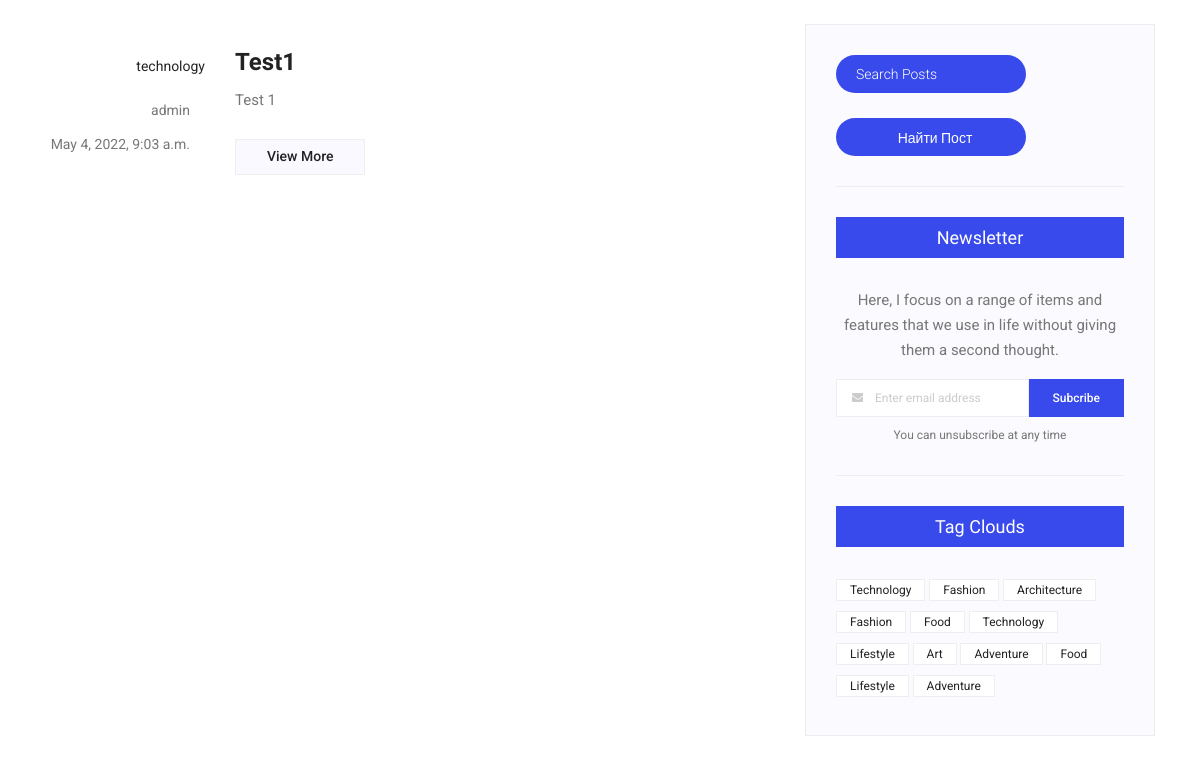
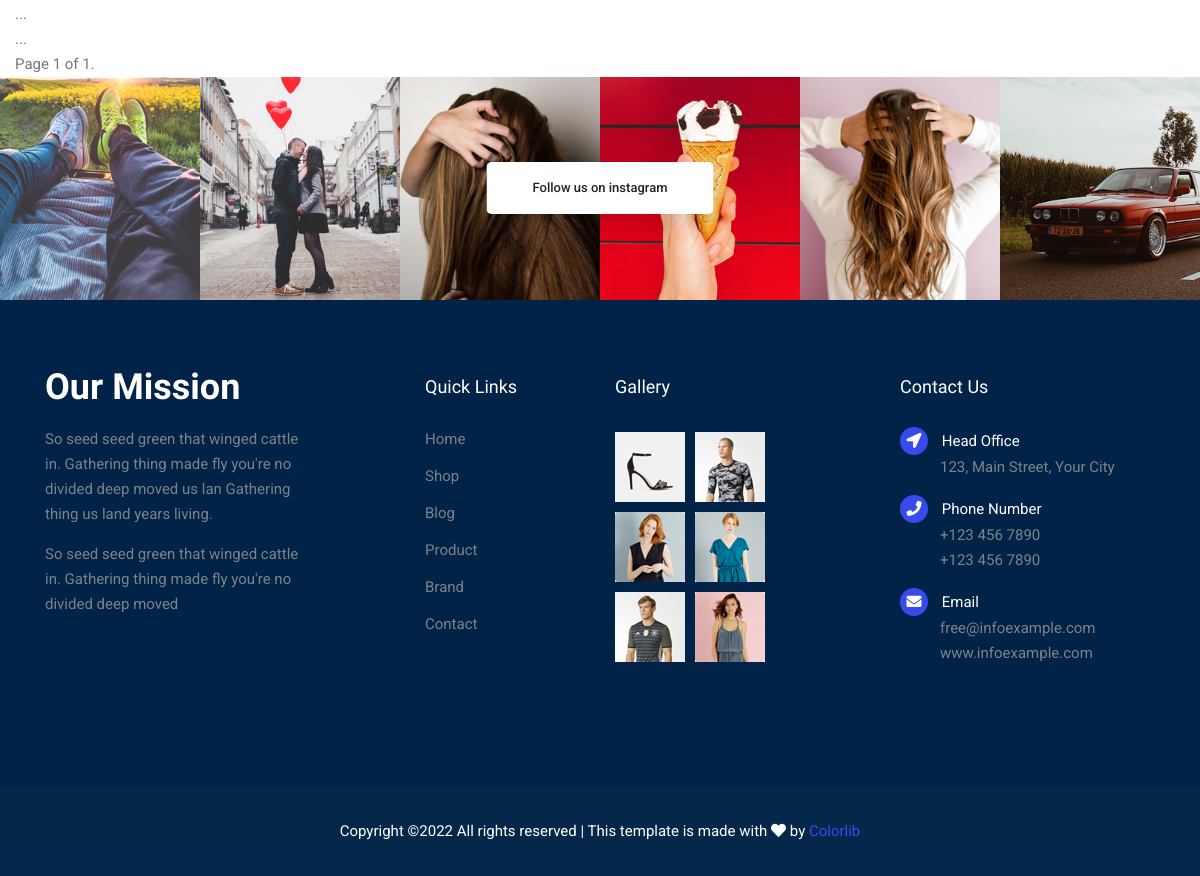
Page /blog/ (lower part) on the earlier database version (2 pictures, top to bottom).
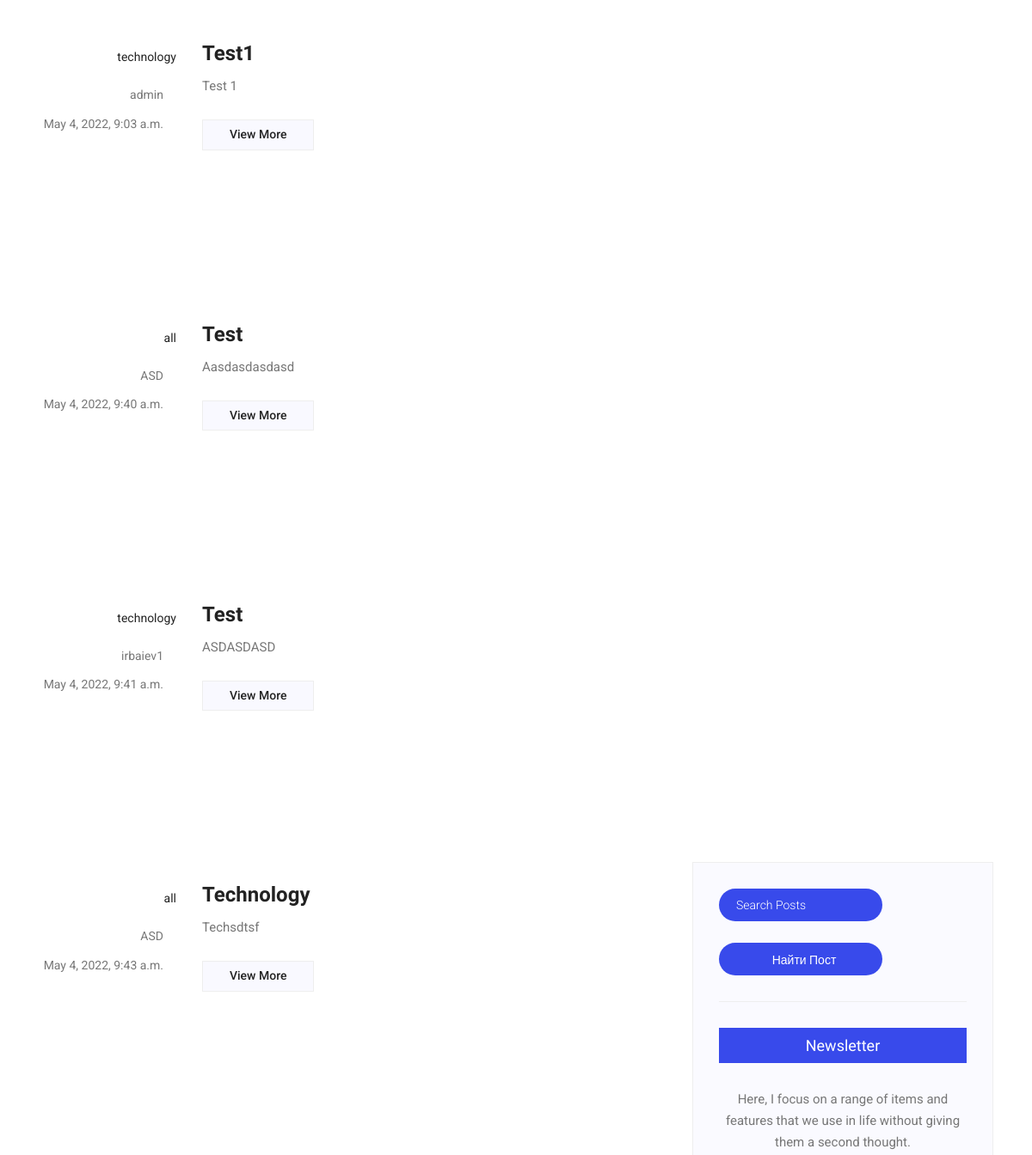
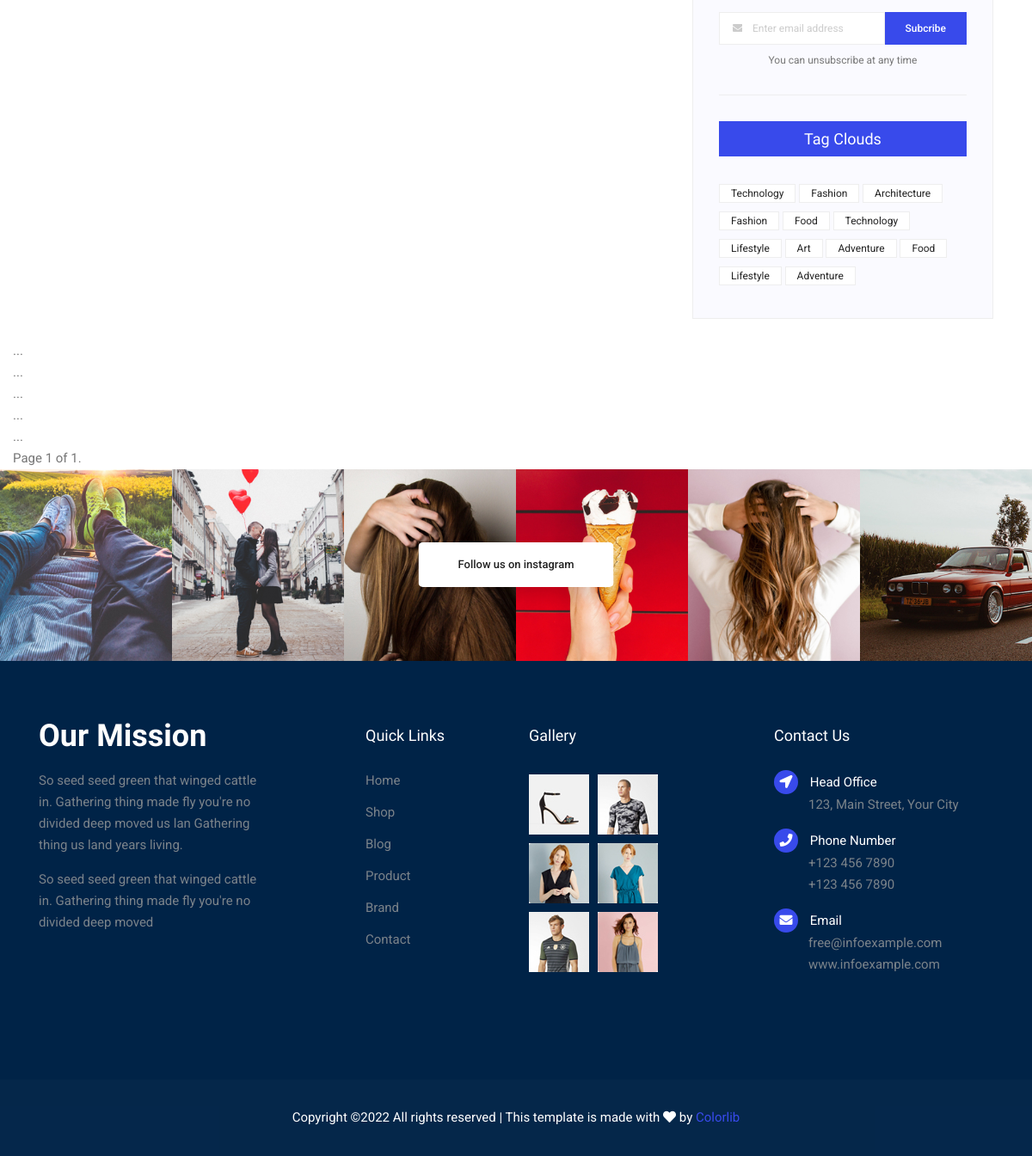
Same page on the later database version (2 pictures, top to bottom).
### blog/models.py (models this page shows, shortened)
class Blog(models.Model):
    tags_choice = (
        ('all', 'all'), ('technology', 'Technology'), ('food', 'Food'), ('fashion', 'Fashion')
    )
    user = models.ForeignKey(User, on_delete=models.CASCADE)
    title = models.CharField(max_length=150, null=False)
    content = models.TextField(null=False)
    tags = models.CharField(default='all', choices=tags_choice, max_length=20)
    published = models.DateTimeField(null = True, default=timezone.now)

### blog/views.py (the view, shortened to what this page needs)
# urls.py: path('', Blog_views.as_view(), name='blog'),
class Blog_views(ListView):
    paginate_by = 5
    model = Blog
    context_object_name = 'blogs'
    template_name = 'blog.html'

### templates/blog.html (shortened to what the changed rows need)
{% extends 'base.html'%}
{% load static %}
{% block content %}
  <section class="blog_area">
      <div class="container">
          <div class="row">
              {% for blog in blogs %}
              <div class="col-lg-8">
                  <div class="blog_left_sidebar">
                      <article class="row blog_item">
                          <div class="col-md-3">
                              <div class="blog_info text-right">
                                  <div class="post_tag">
                                      <a href="#">{{ blog.tags}}</a>
                                  </div>
                                  <ul class="blog_meta list">
                                      <li>
                                          <a href="#">{{ blog.user }}
                                              <i class="lnr lnr-user"></i>
                                          </a>
                                      </li>
                                      <li>
                                          <a href="#">{{ blog.published}}
                                              <i class="lnr lnr-calendar-full"></i>
                                          </a>
                                      </li>
                                  </ul>
                              </div>
                          </div>
                          <div class="col-md-9">
                              <div class="blog_post">
                                  <div class="blog_details">
                                      <a href="{% url 'blog-detail' blog.pk%}">
                                          <h2>{{ blog.title}}</h2>
                                      </a>
                                      <p>{{ blog.content|slice:":400" }}</p>
                                      <a class="button button-blog" href="{% url 'blog-detail' blog.pk%}">View More</a>
                                  </div>
                              </div>
                          </div>
                      </article>
                      <nav class="blog-pagination justify-content-center d-flex">
                          <ul class="pagination">
                              <li class="page-item">
                                  <a href="#" class="page-link" aria-label="Previous">
                                  </a>
                              </li>
                          </ul>
                      </nav>
                  </div>
                </div>
                {% endfor %}
          </div>
      </div>
  </section>
<div class="col-md-9">
  {% for blogs in page_obj %}
    {{ blogs.full_name|upper }}<br>
    ...
{% endfor %}
<div class="pagination">
</div>
</div>
  <section class="instagram_area">
    <div class="container box_1620">
    </div>
  </section>
{%endblock%}

Differences in the rows shown:
added Blog: tags "all", user "ASD", published "May 4, 2022, 9:40 a.m.", title "Test", content "Aasdasdasdasd"
added Blog: tags "technology", user "irbaiev1", published "May 4, 2022, 9:41 a.m.", title "Test", content "ASDASDASD"
added Blog: tags "all", user "ASD", published "May 4, 2022, 9:43 a.m.", title "Technology", content "Techsdtsf"
